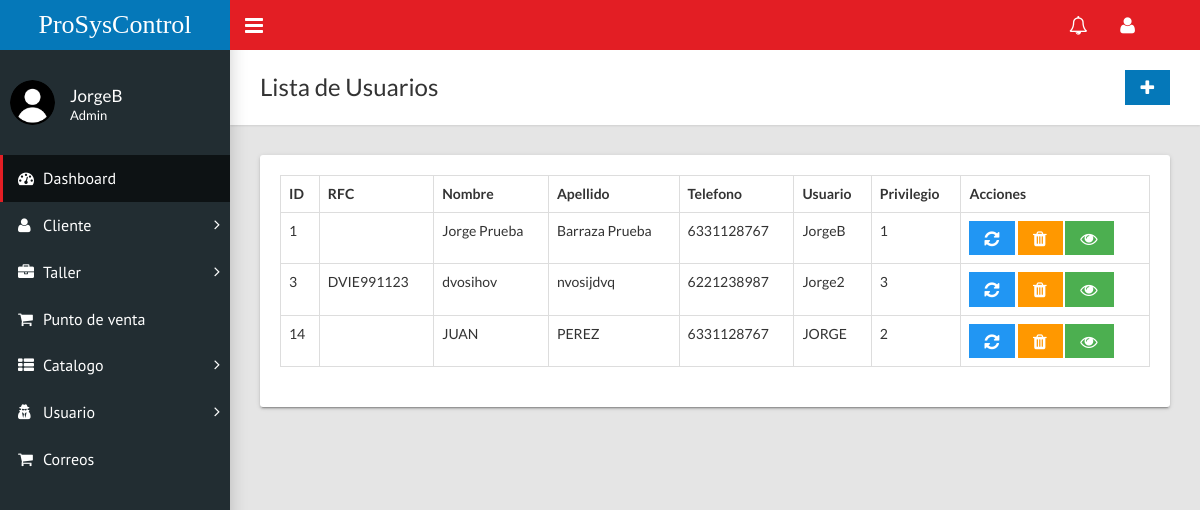
The app's page /home.php?c=usuario (signed in), older data.
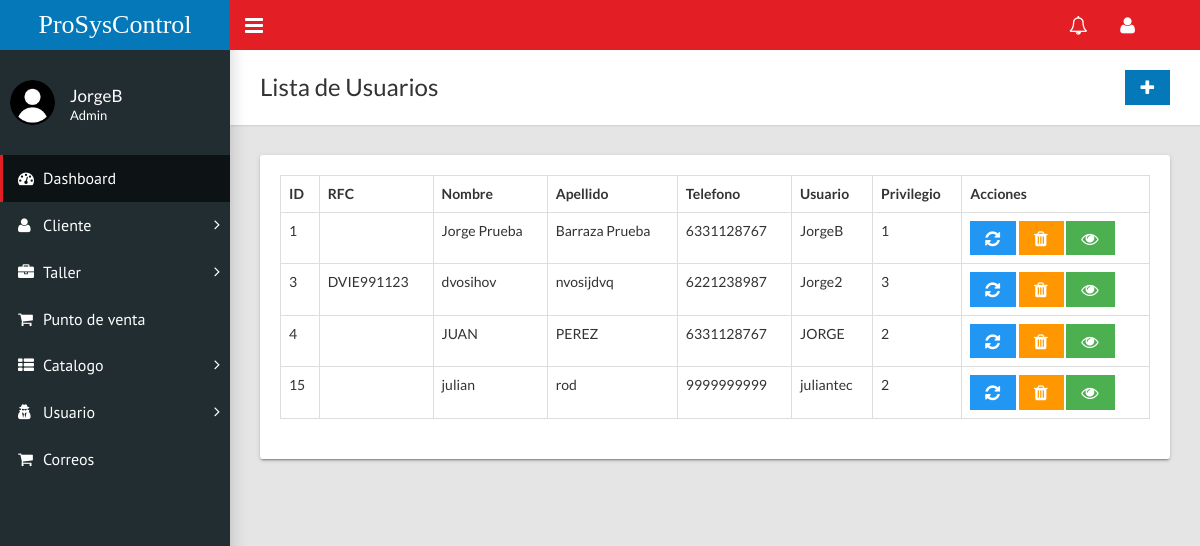
The same page, newer data.
### tables this page shows
CREATE TABLE `usuario` (
  `id` int(11) NOT NULL,
  `rfc` varchar(20) NOT NULL,
  `nombre` varchar(50) NOT NULL,
  `apellido` varchar(50) NOT NULL,
  `telefono` varchar(20) NOT NULL,
  `email` varchar(70) NOT NULL,
  `user` varchar(35) NOT NULL,
  `contrasenia` varchar(50) NOT NULL,
  `privilegio` varchar(1) NOT NULL
);

### controladores/usuario.controlador.php (called while the page is built, shortened)
<?php
require_once "modelos/usuario.php";
class UsuarioControlador{
    public function __CONSTRUCT(){
        $this->modeloUsuario = new Usuario;
    }
    public function Inicio(){
        require_once "vistas/encabezado.php";
        require_once "vistas/usuario/index.php";
        require_once "vistas/pie.php";
    }
}

### modelos/database.php (called while the page is built, shortened)
<?php
class Database{
    public static function Conectar(){
        try{
            $conexion = new PDO("mysql:host=".self::servidor.";dbname=".self::nombrebd.";charset=utf8", self::usuariobd,
            self::clave);
            $conexion -> setAttribute(PDO::ATTR_ERRMODE, PDO::ERRMODE_EXCEPTION);
            return $conexion;
        }catch(PDOException $e){
            return "Fallo " .$e->getMessage();
        }
    }
}

### modelos/usuario.php (called while the page is built, shortened)
<?php
class Usuario{
    private $pdo;
    public function __CONSTRUCT(){
        $this->pdo = Database::Conectar();
    }
    public function Listar(){
        try{
            $consulta = $this->pdo->prepare("SELECT * FROM usuario;");
            $consulta->execute();
            return $consulta->fetchAll(PDO::FETCH_OBJ);
        }catch(Exception $excepcion){
            die($excepcion->getMessage());
        }
    }
}

### vistas/usuario/index.php (the view, shortened to what this page needs)
<div class="content-wrapper">
        <div class="page-title">
          <div>
            <h1>Lista de Usuarios</h1>
          </div>
          <div>
            <?php if($_SESSION['tipoUsuario']!='Secretario'){?>
            <a class="btn btn-primary btn-flat" href="?c=usuario&a=FormCrear"><i class="fa fa-lg fa-plus"></i></a>
            <?php }?>
            </div>
        </div>
        <div class="row">
          <div class="col-md-12">
            <div class="card">
              <div class="card-body">
                <div class="table-responsive">
                  <table class="table table-hover table-bordered" role="grid" id="sampleTable">
                    <thead>
                      <tr>
                        <th>ID</th>
                        <th>RFC</th>
                        <th>Nombre</th>
                        <th>Apellido</th>
                        <th>Telefono</th>
                        <th>Usuario</th>
                        <th>Privilegio</th>
                        <?php if($_SESSION['tipoUsuario']!='Secretario'){?>
                        <th>Acciones</th>
                        <?php }?>
                      </tr>
                    </thead>
                    <tbody>
                      <?php foreach($this->modeloUsuario->Listar() as $u):?>
                      <tr>
                        <td><?=$u->id?></td>
                        <td><?=$u->rfc?></td>
                        <td><?=$u->nombre?></td>
                        <td><?=$u->apellido?></td>
                        <td><?=$u->telefono?></td>
                        <td><?=$u->user?></td>
                        <td><?=$u->privilegio?></td>
                        <?php if($_SESSION['tipoUsuario']!='Secretario'){?>
                        <td><a class="btn btn-info btn-flat" href="?c=usuario&a=FormCrear&id=<?=$u->id?>"><i class="fa fa-lg fa-refresh"></i></a>
                            <a class="btn btn-warning btn-flat"   onclick = "return confirm('¿Realmente desea eliminar?')" href="?c=usuario&a=Borrar&id=<?=$u->id?>" ><i class="fa fa-lg fa-trash"></i></a>
                        <?php }?>
                            <a class="btn btn-success btn-flat" href="?c=usuario&a=FormConsultar&id=<?=$u->id?>"><i class="fa fa-lg fa-eye"></i></a></td>
                      </tr>
                      <?php endforeach;?>
                    </tbody>
                  </table>
                </div>
              </div>
            </div>
          </div>
        </div>
      </div>
    </div>

### home.php (shortened to what this page needs)
<?php
require_once "modelos/database.php";
if(isset($_SESSION['usuario'])){
    if(!isset($_GET['c'])){
        require_once "controladores/inicio.controlador.php";
        $controlador = new InicioControlador();
        call_user_func(array($controlador, "Inicio"));
    }else{
        $controlador = new $controlador;
        $accion = isset($_GET['a']) ? $_GET['a'] : "Inicio";
        call_user_func(array($controlador, $accion));
    }
}
else{ include("index.php");$this->sweet_alerts("Sesion no iniciada");}

### vistas/encabezado.php (shortened to what this page needs)
<!DOCTYPE html>
<html>
  <head>
    <link rel="stylesheet" type="text/css" href="assets/css/main.css">
    <link href='https://unpkg.com/boxicons@2.1.4/css/boxicons.min.css' rel='stylesheet'>
    <?php
    require_once "modelos/database.php";
    $usuario = $_SESSION['usuario'];
    ?>
  </head>
  <body class="sidebar-mini fixed">
    <div class="wrapper">
      <header class="main-header hidden-print"><a class="logo" href="home.php">ProSysControl </a>
        <nav class="navbar navbar-static-top">
          <a class="sidebar-toggle" href="#" data-toggle="offcanvas"></a>
          <div class="navbar-custom-menu">
            <ul class="top-nav">
              <li class="dropdown notification-menu"><a class="dropdown-toggle" href="#" data-toggle="dropdown" aria-expanded="false"><i class="fa fa-bell-o fa-lg"></i></a>
              </li>
              <li class="dropdown"><a class="dropdown-toggle" href="#" data-toggle="dropdown" role="button" aria-haspopup="true" aria-expanded="false"><i class="fa fa-user fa-lg"></i></a>
              </li>
            </ul>
          </div>
        </nav>
      </header>
      <aside class="main-sidebar hidden-print">
        <section class="sidebar">
          <div class="user-panel">
            <div class="pull-left image"><img class="img-circle" src="assets/css/usuario.png" alt="User Image"></div>
            <div class="pull-left info">
              <p><?php echo($usuario)?></p>
              <p class="designation"><?php echo($_SESSION['tipoUsuario'])?></p>
            </div>
          </div>
          <ul class="sidebar-menu">
            <li class="active"><a href="home.php"><i class="fa fa-dashboard"></i><span>Dashboard</span></a></li>
            <li class="treeview"><a href="#"><i class="fa fa-user"></i><span>Cliente</span><i class="fa fa-angle-right"></i></a>
            </li>
            <li class="treeview"><a href="#"><i class="fa fa-briefcase"></i><span>Taller</span><i class="fa fa-angle-right"></i></a>
            </li>
            <?php if($_SESSION['tipoUsuario']!='Tecnico'){?>
            <li><a href="#"><i class="fa fa-shopping-cart"></i><span>Punto de venta</span></a></li>
            <li class="treeview"><a href="#"><i class="fa fa-th-list"></i><span>Catalogo</span><i class="fa fa-angle-right"></i></a>
            </li>
            <?php }?>
            <?php if($_SESSION['tipoUsuario']!='Tecnico'){?>
            <li class="treeview"><a href="#"><i class="fa fa-user-secret"></i><span>Usuario</span><i class="fa fa-angle-right"></i></a>
            </li>
            <li><a href="?c=herramientas"><i class="fa fa-shopping-cart"></i><span>Correos</span></a></li>
            <?php }?>
          </ul>
        </section>
      </aside>

### vistas/pie.php (shortened to what this page needs)
  </body>
</html>

Row changes from the older to the newer data that the page shows:
removed usuario: id "14", nombre "JUAN", apellido "PEREZ", telefono "6331128767", user "JORGE", privilegio "2"
added usuario: id "4", nombre "JUAN", apellido "PEREZ", telefono "6331128767", user "JORGE", privilegio "2"
added usuario: id "15", nombre "julian", apellido "rod", telefono "9999999999", user "juliantec", privilegio "2"
